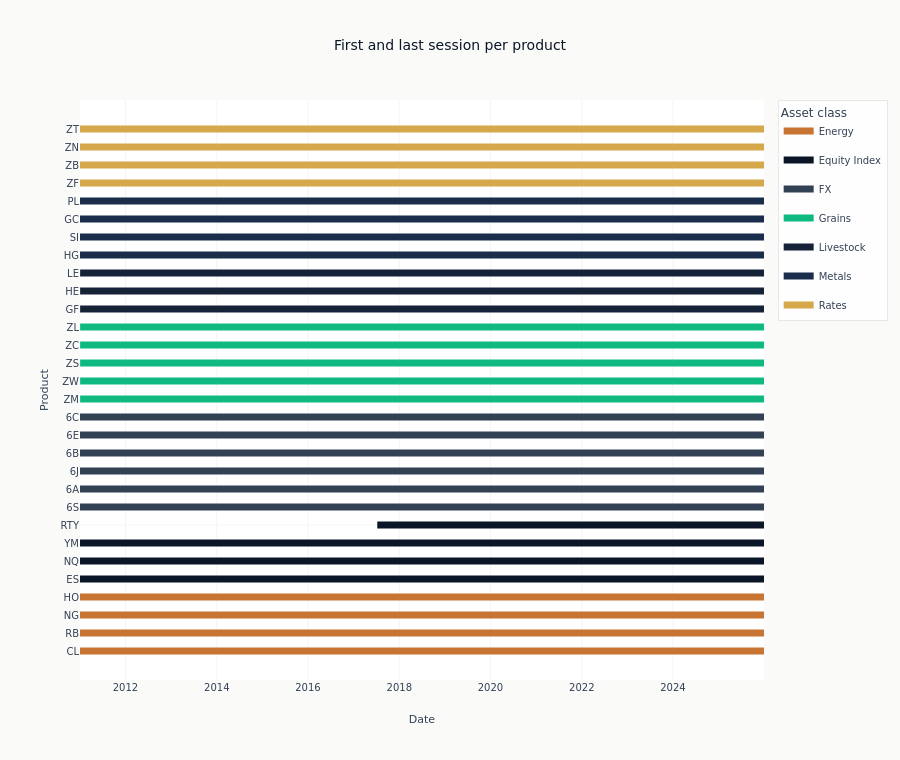

Notebook code for this chart:
### Markdown cell above
One horizontal bar per product spans its continuous front-month history, grouped and
coloured by asset class. A bar that starts late is a product Databento began capturing
later, not a contract that began trading then - the distinction matters because a
backtest reading this panel sees the second and gets the first.

### Code cell
cov_timeline = coverage.with_columns(
    pl.col("start_date").str.to_date(),
    pl.col("end_date").str.to_date(),
).sort(["asset_class", "start_date"])

fig = go.Figure()
seen: set[str] = set()
for row in cov_timeline.iter_rows(named=True):
    cls = row["asset_class"]
    fig.add_trace(
        go.Scatter(
            x=[row["start_date"], row["end_date"]],
            y=[row["product"], row["product"]],
            mode="lines",
            line=dict(color=ASSET_CLASS_COLORS[cls], width=7),
            name=cls,
            legendgroup=cls,
            showlegend=cls not in seen,
        )
    )
    seen.add(cls)
fig.update_layout(
    title="First and last session per product",
    xaxis_title="Date",
    yaxis_title="Product",
    height=760,
    legend_title="Asset class",
)
show_plotly_with_alt(
    fig,
    "One horizontal bar per product spanning its continuous history, grouped and coloured "
    "by asset class. Most bars start at the left edge and run to the right edge; a small "
    "number begin several years in, and none stops early.",
)

### Figure 1 — Plotly figure (JSON) as saved in the notebook; plotly's stock layout.template omitted (floating-point values rounded to 4 significant figures)
{"data": [{"legendgroup": "Energy", "line": {"color": "#C87533", "width": 7}, "mode": "lines", "name": "Energy", "showlegend": true, "type": "scatter", "x": ["2011-01-02", "2025-12-30"], "y": ["CL", "CL"]}, {"legendgroup": "Energy", "line": {"color": "#C87533", "width": 7}, "mode": "lines", "name": "Energy", "showlegend": false, "type": "scatter", "x": ["2011-01-02", "2025-12-30"], "y": ["RB", "RB"]}, {"legendgroup": "Energy", "line": {"color": "#C87533", "width": 7}, "mode": "lines", "name": "Energy", "showlegend": false, "type": "scatter", "x": ["2011-01-02", "2025-12-30"], "y": ["NG", "NG"]}, {"legendgroup": "Energy", "line": {"color": "#C87533", "width": 7}, "mode": "lines", "name": "Energy", "showlegend": false, "type": "scatter", "x": ["2011-01-02", "2025-12-30"], "y": ["HO", "HO"]}, {"legendgroup": "Equity Index", "line": {"color": "#0a1628", "width": 7}, "mode": "lines", "name": "Equity Index", "showlegend": true, "type": "scatter", "x": ["2011-01-02", "2025-12-30"], "y": ["ES", "ES"]}, {"legendgroup": "Equity Index", "line": {"color": "#0a1628", "width": 7}, "mode": "lines", "name": "Equity Index", "showlegend": false, "type": "scatter", "x": ["2011-01-02", "2025-12-30"], "y": ["NQ", "NQ"]}, {"legendgroup": "Equity Index", "line": {"color": "#0a1628", "width": 7}, "mode": "lines", "name": "Equity Index", "showlegend": false, "type": "scatter", "x": ["2011-01-02", "2025-12-30"], "y": ["YM", "YM"]}, {"legendgroup": "Equity Index", "line": {"color": "#0a1628", "width": 7}, "mode": "lines", "name": "Equity Index", "showlegend": false, "type": "scatter", "x": ["2017-07-09", "2025-12-30"], "y": ["RTY", "RTY"]}, {"legendgroup": "FX", "line": {"color": "#334155", "width": 7}, "mode": "lines", "name": "FX", "showlegend": true, "type": "scatter", "x": ["2011-01-02", "2025-12-30"], "y": ["6S", "6S"]}, {"legendgroup": "FX", "line": {"color": "#334155", "width": 7}, "mode": "lines", "name": "FX", "showlegend": false, "type": "scatter", "x": ["2011-01-02", "2025-12-30"], "y": ["6A", "6A"]}, {"legendgroup": "FX", "line": {"color": "#334155", "width": 7}, "mode": "lines", "name": "FX", "showlegend": false, "type": "scatter", "x": ["2011-01-02", "2025-12-30"], "y": ["6J", "6J"]}, {"legendgroup": "FX", "line": {"color": "#334155", "width": 7}, "mode": "lines", "name": "FX", "showlegend": false, "type": "scatter", "x": ["2011-01-02", "2025-12-30"], "y": ["6B", "6B"]}, {"legendgroup": "FX", "line": {"color": "#334155", "width": 7}, "mode": "lines", "name": "FX", "showlegend": false, "type": "scatter", "x": ["2011-01-02", "2025-12-30"], "y": ["6E", "6E"]}, {"legendgroup": "FX", "line": {"color": "#334155", "width": 7}, "mode": "lines", "name": "FX", "showlegend": false, "type": "scatter", "x": ["2011-01-02", "2025-12-30"], "y": ["6C", "6C"]}, {"legendgroup": "Grains", "line": {"color": "#10b981", "width": 7}, "mode": "lines", "name": "Grains", "showlegend": true, "type": "scatter", "x": ["2011-01-03", "2025-12-30"], "y": ["ZM", "ZM"]}, {"legendgroup": "Grains", "line": {"color": "#10b981", "width": 7}, "mode": "lines", "name": "Grains", "showlegend": false, "type": "scatter", "x": ["2011-01-03", "2025-12-30"], "y": ["ZW", "ZW"]}, {"legendgroup": "Grains", "line": {"color": "#10b981", "width": 7}, "mode": "lines", "name": "Grains", "showlegend": false, "type": "scatter", "x": ["2011-01-03", "2025-12-30"], "y": ["ZS", "ZS"]}, {"legendgroup": "Grains", "line": {"color": "#10b981", "width": 7}, "mode": "lines", "name": "Grains", "showlegend": false, "type": "scatter", "x": ["2011-01-03", "2025-12-30"], "y": ["ZC", "ZC"]}, {"legendgroup": "Grains", "line": {"color": "#10b981", "width": 7}, "mode": "lines", "name": "Grains", "showlegend": false, "type": "scatter", "x": ["2011-01-03", "2025-12-30"], "y": ["ZL", "ZL"]}, {"legendgroup": "Livestock", "line": {"color": "#152238", "width": 7}, "mode": "lines", "name": "Livestock", "showlegend": true, "type": "scatter", "x": ["2011-01-03", "2025-12-30"], "y": ["GF", "GF"]}, {"legendgroup": "Livestock", "line": {"color": "#152238", "width": 7}, "mode": "lines", "name": "Livestock", "showlegend": false, "type": "scatter", "x": ["2011-01-03", "2025-12-30"], "y": ["HE", "HE"]}, {"legendgroup": "Livestock", "line": {"color": "#152238", "width": 7}, "mode": "lines", "name": "Livestock", "showlegend": false, "type": "scatter", "x": ["2011-01-03", "2025-12-30"], "y": ["LE", "LE"]}, {"legendgroup": "Metals", "line": {"color": "#1a2d4a", "width": 7}, "mode": "lines", "name": "Metals", "showlegend": true, "type": "scatter", "x": ["2011-01-02", "2025-12-30"], "y": ["HG", "HG"]}, {"legendgroup": "Metals", "line": {"color": "#1a2d4a", "width": 7}, "mode": "lines", "name": "Metals", "showlegend": false, "type": "scatter", "x": ["2011-01-02", "2025-12-30"], "y": ["SI", "SI"]}, {"legendgroup": "Metals", "line": {"color": "#1a2d4a", "width": 7}, "mode": "lines", "name": "Metals", "showlegend": false, "type": "scatter", "x": ["2011-01-02", "2025-12-30"], "y": ["GC", "GC"]}, {"legendgroup": "Metals", "line": {"color": "#1a2d4a", "width": 7}, "mode": "lines", "name": "Metals", "showlegend": false, "type": "scatter", "x": ["2011-01-02", "2025-12-30"], "y": ["PL", "PL"]}, {"legendgroup": "Rates", "line": {"color": "#D4A84B", "width": 7}, "mode": "lines", "name": "Rates", "showlegend": true, "type": "scatter", "x": ["2011-01-02", "2025-12-30"], "y": ["ZF", "ZF"]}, {"legendgroup": "Rates", "line": {"color": "#D4A84B", "width": 7}, "mode": "lines", "name": "Rates", "showlegend": false, "type": "scatter", "x": ["2011-01-02", "2025-12-30"], "y": ["ZB", "ZB"]}, {"legendgroup": "Rates", "line": {"color": "#D4A84B", "width": 7}, "mode": "lines", "name": "Rates", "showlegend": false, "type": "scatter", "x": ["2011-01-02", "2025-12-30"], "y": ["ZN", "ZN"]}, {"legendgroup": "Rates", "line": {"color": "#D4A84B", "width": 7}, "mode": "lines", "name": "Rates", "showlegend": false, "type": "scatter", "x": ["2011-01-02", "2025-12-30"], "y": ["ZT", "ZT"]}], "layout": {"height": 760, "legend": {"title": {"text": "Asset class"}}, "title": {"text": "First and last session per product"}, "xaxis": {"title": {"text": "Date"}}, "yaxis": {"title": {"text": "Product"}}}}
